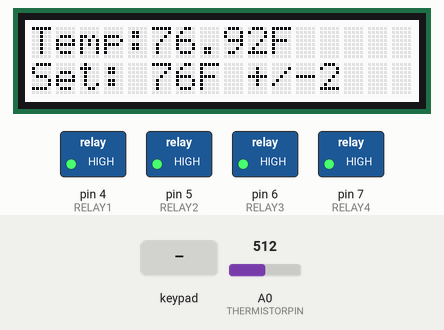
A sketch run on a simulated Arduino Uno, built with avr-gcc and run on an emulated ATmega328P. Shown: 16×2 character LCD, switched loads named in the sketch (green lamp = pin HIGH). Inputs (shaded band) come from the test bench; at power-on: A0 (THERMISTORPIN) = 512. The local clock reads 2024-03-15 10:24:30 at power-on unless the sketch sets it; storage starts empty; EEPROM starts erased; what the sketch prints to the serial monitor is not drawn.

Above: at 2.4 s.
2.5 s: key 'S' pressed
At 3.5 s:
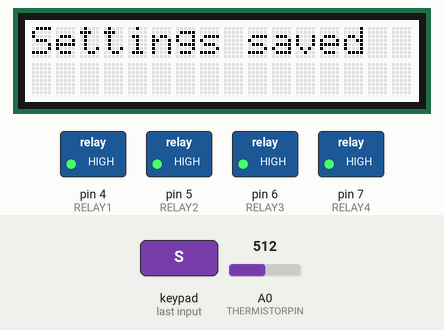
5.2 s: key 'U' pressed
At 5.8 s:
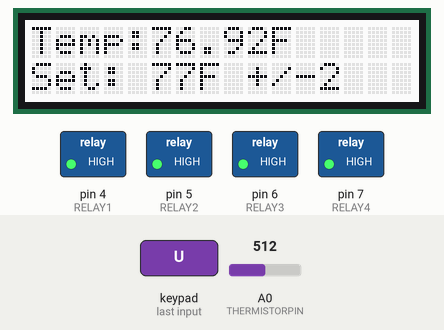
Timing chart, 0 to 8.2 s (numbered marks = the images above; inputs shaded):
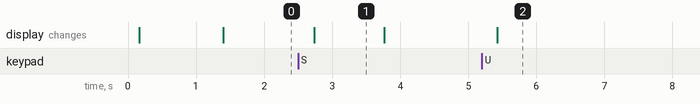

Measured:
- after the input at 2.5 s, the display: changes after 0.23 s (image 1)
- after the input at 5.2 s, the display: changes after 0.23 s (image 2)
- what the display in image 1 shows lasts 1.1 s, from 2.7 s to 3.8 s

The sketch:

Ferment-a-tron_3000.ino
```cpp
// (licence header left out)
//Uncomment the below line to enable serial debugging and memory testing.
#define DEBUG 1


// BEGIN - load EEPROM library so we have persistent storage
#include <EEPROM.h>
// END - load EEPROM library so we have persistent storage


// BEGIN - RGB Shield with buttons includes, objects, and stuff.
#include <Wire.h>
#include <Adafruit_RGBLCDShield.h>
#include <utility/Adafruit_MCP23017.h>

// The shield uses the I2C SCL and SDA pins. On classic Arduinos
// this is Analog 4 and 5 so you can't use those for analogRead() anymore
// However, you can connect other I2C sensors to the I2C bus and share
// the I2C bus.
Adafruit_RGBLCDShield lcd = Adafruit_RGBLCDShield();

// These #defines make it easy to set the backlight color
#define RED 0x1
#define YELLOW 0x3
#define GREEN 0x2
#define TEAL 0x6
#define BLUE 0x4
#define VIOLET 0x5
#define WHITE 0x7
// END - RGB Shield with buttons includes, objects, and stuff.


// BEGIN - load RTC library so we can write useful logs
#include "RTClib.h"
RTC_DS1307 RTC;
String returnDateTime(void);
// END - load RTC library so we can write useful logs


// BEGIN - defines for control of the relays
// These defines set the relay control pins.  They are here to make it easier if someone wires their stack differently.

#define RELAY1 4
#define RELAY2 5
#define RELAY3 6
#define RELAY4 7
// END - defines for control of the relays


// BEGIN - Let's get set up for SD data logging
#include <SPI.h>
#include <SD.h>
// change this to match your SD shield or module;
// Arduino Ethernet shield: pin 4
// Adafruit SD shields and modules: pin 10
// Sparkfun SD shield: pin 8
const int chipSelect = 10;
// set up variables using the SD utility library functions:
Sd2Card card;
SdVolume volume;
SdFile root;
int peltierStatus;
// END - Let's get set up for SD data logging


//// These defines are used in the read_temp_f()  function.
// Defines related to the thermistor being used for temperature readings
// which analog pin to connect
#define THERMISTORPIN A0
// resistance at 25 degrees C
#define THERMISTORNOMINAL 10000
// temp. for nominal resistance (almost always 25 C)
#define TEMPERATURENOMINAL 25
// how many samples to take and average, more takes longer
// but is more 'smooth'
#define NUMSAMPLES 5
// The beta coefficient of the thermistor (usually 3000-4000)
#define BCOEFFICIENT 3950
// the value of the 'other' resistor
#define SERIESRESISTOR 10000
// Let's pre-define our termperature reading subroutine
float read_temp_f(void);
float temp;
void statusDisplay(void);


// This structure is used to read adn write values from EEPROM
struct SettingsObject {
  int setTemperature;
  int driftAllowed;
  int checksum;
};
// This prototype is for the function that reads the above structure from the EEPROM
void readSettingsFromEEPROM(void);
// This prototype is for the function that writes the above structure from the EEPROM
void writeSettingsToEEPROM(void);
// Global storage for the temp and drift settings
int setTemperature;
int driftAllowed;
unsigned long ticktock;


//Making the variable for button status global, rather than create and destroy it every time we call buttonCheck()
uint8_t buttons;
void buttonCheck(void);
void relayControl(void);


void setup() {
#ifdef DEBUG
  Serial.begin(9600);  //Start the serial connection with the computer
                       //to view the result open the serial monitor
  Serial.println(F("Setup..."));
#endif

  // BEGIN - initialize the LCD and wipe it clean
  lcd.begin(16, 2);
  lcd.clear();
  lcd.setCursor(0,0);
  lcd.setBacklight(WHITE);
  // END - initialize the LCD and wipe it clean


// Let's make sure the RTC is there...
// If your RTC needs to be inialized, use the example code supplied in the library.  If you add the time initialization code to
// this sketch, you run the risk of re-setting the clock every time you reset the Arduino.
  if (! RTC.begin()) {
#ifdef DEBUG
    Serial.println(F("Couldn't find RTC"));
#endif
    lcd.print("ERROR: RTC");
    while (1);
  }


  if (! RTC.isrunning()) {
#ifdef DEBUG
    Serial.println(F("RTC is NOT running!"));
#endif
  }


  // BEGIN - setup A0 for temperature readings, and try to load any stored settings
  //         IF there are NO stored settings, we need A0 ready so that the readSettingsFromEEPROM()
  //         function can use the current temp as the default.
  pinMode(A0, INPUT);
  readSettingsFromEEPROM();
  // END - setup A0 for temperature readings, and try to load any stored settings


  // BEGIN - Let's get our relays prepped for action.
  pinMode(RELAY1, OUTPUT);
  digitalWrite(RELAY1,HIGH);

  pinMode(RELAY2, OUTPUT);
  digitalWrite(RELAY2,HIGH);

  pinMode(RELAY3, OUTPUT);
  digitalWrite(RELAY3,HIGH);

  pinMode(RELAY4, OUTPUT);
  digitalWrite(RELAY4,HIGH);
  // END - Let's get our relays prepped for action.


  // BEGIN - Time to set up the SD card and make sure it is there.

#ifdef DEBUG
  Serial.print(F("\nInitializing SD card..."));
#endif

  // we'll use the initialization code from the utility libraries
  // since we're just testing if the card is working!
  if (!card.init(SPI_HALF_SPEED, chipSelect)) {
#ifdef DEBUG
    Serial.println(F("initialization failed. Things to check:"));
    Serial.println(F("* is a card inserted?"));
    Serial.println(F("* is your wiring correct?"));
    Serial.println(F("* did you change the chipSelect pin to match your shield or module?"));
    lcd.print("ERROR: SD");
    while (1);
#endif
  } else if (!SD.begin(chipSelect)) {
#ifdef DEBUG
    Serial.println("Card failed, or not present");
#endif
    lcd.print("ERROR: SD");
    while (1);
  }
else {
#ifdef DEBUG
    Serial.println(F("Wiring is correct and a card is present."));
    Serial.println(F("card initialized."));
#endif
  }

  // Check to see if the log file exists.  If not, we need to initialize the file and write the CSV header line.
  if (!SD.exists("brewtron.csv") ) {
    File dataFile = SD.open("brewtron.csv", FILE_WRITE);

    // if the file is available, write to it:
    if (dataFile) {
      dataFile.println(F("datetime,setting,drift allowed,temperature,status"));
      dataFile.close();
      // print to the serial port too:
#ifdef DEBUG
      Serial.println(F("Writing CSV header: datetime,setting,drift allowed,temperature,status"));
#endif
    }
    // if the file isn't open, pop up an error:
    else {
#ifdef DEBUG
      Serial.println(F("error opening datalog.txt"));
#endif
    }

  }
  else {
#ifdef DEBUG
    Serial.println(F("EXISTS:  brewtron.csv"));
#endif
  }

}

void loop() {
  String dateTime = returnDateTime();
  temp = read_temp_f();
  relayControl();
  statusDisplay();


  // Let's write the logging data
  File dataFile = SD.open("brewtron.csv", FILE_WRITE);

  // if the file is available, write to it:
  if (dataFile) {
    dataFile.print(dateTime);
    dataFile.print(F(","));
    dataFile.print(setTemperature);
    dataFile.print(F(","));
    dataFile.print(driftAllowed);
    dataFile.print(F(","));
    dataFile.print(temp);
    dataFile.print(F(","));
    dataFile.println(peltierStatus);
    dataFile.close();
    // print to the serial port too:
#ifdef DEBUG
    Serial.print(dateTime);
    Serial.print(F(","));
    Serial.print(setTemperature);
    Serial.print(F(","));
    Serial.print(driftAllowed);
    Serial.print(F(","));
    Serial.print(temp);
    Serial.print(F(","));
    Serial.println(peltierStatus);
#endif
  }
  // if the file isn't open, pop up an error:
  else {
#ifdef DEBUG
    Serial.println("error opening datalog.txt");
#endif
  }


  // We 'wait' for a second, but the whole time we are looking for button presses.
  ticktock = millis();
  while ( (ticktock <= millis()) && ((ticktock + 10000 ) >= millis()) ) {
    buttonCheck();
  }
}


void statusDisplay() {
  lcd.clear();

  lcd.setCursor(0,0);
  lcd.print("Temp:");
  lcd.print(temp);
  lcd.print("F");

  lcd.setCursor(0, 1);
  lcd.print("Set: ");
  lcd.print(setTemperature);
  lcd.print(F("F +/-"));
  lcd.print(driftAllowed);

}


void readSettingsFromEEPROM() {

  SettingsObject tempVar; //Variable to store custom object read from EEPROM.
  EEPROM.get(0, tempVar);

  if ( ((tempVar.setTemperature + tempVar.driftAllowed + 69) * 42) != tempVar.checksum) {
    lcd.clear();
    lcd.setCursor(0,0);
    lcd.print("Setting defaults");
    lcd.setBacklight(WHITE);
#ifdef DEBUG
    Serial.println(F("Custom EEPROM object has not been initialized."));
#endif
    setTemperature = (int)read_temp_f();
    driftAllowed = 2;

    lcd.setCursor(0, 1);
    lcd.print(setTemperature);
    lcd.print(F("F +/-"));
    lcd.print(driftAllowed);
    delay(1000);
  }
  else {
    setTemperature = tempVar.setTemperature;
    driftAllowed = tempVar.driftAllowed;
#ifdef DEBUG
    Serial.println(F("Read custom object from EEPROM: "));
    Serial.println(tempVar.setTemperature);
    Serial.println(tempVar.driftAllowed);
    Serial.println(tempVar.checksum);
#endif
  }

}


float read_temp_f(void) {
    int samples[NUMSAMPLES];
      uint8_t i;
      float average;

      // take N samples in a row, with a slight delay
      for (i=0; i< NUMSAMPLES; i++) {
       samples[i] = analogRead(THERMISTORPIN);
       delay(10);
      }

      // average all the samples out
      average = 0;
      for (i=0; i< NUMSAMPLES; i++) {
         average += samples[i];
      }
      average /= NUMSAMPLES;

#ifdef DEBUG
      Serial.print(F("Average analog reading "));
      Serial.println(average);
#endif

      // convert the value to resistance
      average = 1023 / average - 1;
      average = SERIESRESISTOR / average;
#ifdef DEBUG
      Serial.print(F("Thermistor resistance "));
      Serial.println(average);
#endif

      float steinhart;
      steinhart = average / THERMISTORNOMINAL;     // (R/Ro)
      steinhart = log(steinhart);                  // ln(R/Ro)
      steinhart /= BCOEFFICIENT;                   // 1/B * ln(R/Ro)
      steinhart += 1.0 / (TEMPERATURENOMINAL + 273.15); // + (1/To)
      steinhart = 1.0 / steinhart;                 // Invert
      steinhart -= 273.15;                         // convert to C

      float fahrenheit;
      fahrenheit = steinhart * 9 / 5 + 32;

#ifdef DEBUG
      Serial.print(F("Temperature "));
      Serial.print(fahrenheit);
      Serial.println(F(" *F"));
#endif

  return(fahrenheit);

}


void buttonCheck() {
  buttons = lcd.readButtons();

  if (buttons) {
    if (buttons & BUTTON_UP) {
      while (buttons & BUTTON_UP) { buttons = lcd.readButtons(); }
      setTemperature++;
    }
    if (buttons & BUTTON_DOWN) {
      while (buttons & BUTTON_DOWN) { buttons = lcd.readButtons(); }
      setTemperature--;
    }
    if (buttons & BUTTON_LEFT) {
      while (buttons & BUTTON_LEFT) { buttons = lcd.readButtons();}
      if (driftAllowed > 0 ) {
        driftAllowed--;
      }
    }
    if (buttons & BUTTON_RIGHT) {
      while (buttons & BUTTON_RIGHT) { buttons = lcd.readButtons();}
      driftAllowed++;
    }
    if (buttons & BUTTON_SELECT) {
      while (buttons & BUTTON_SELECT) { buttons = lcd.readButtons();}
      writeSettingsToEEPROM();
    }
    statusDisplay();
    relayControl();
  }
}

void writeSettingsToEEPROM() {
  //Data to store.
  SettingsObject tempVar = {
    setTemperature,
    driftAllowed,
    (( setTemperature + driftAllowed + 69) * 42)
  };


  EEPROM.put(0, tempVar);

  lcd.clear();
  lcd.setCursor(0,0);
  lcd.print("Settings saved");
  lcd.setBacklight(WHITE);
  delay(1000);
  lcd.clear();

#ifdef DEBUG
  Serial.println(F("Written custom setings to EEPROM"));
#endif

}


void relayControl() {
  if ( (int)temp < (setTemperature - driftAllowed) ) {
    // Turn on the heat and external fan
    digitalWrite(RELAY1,LOW);
    digitalWrite(RELAY2,HIGH);
    digitalWrite(RELAY3,LOW);
    lcd.setBacklight(RED);
    peltierStatus = 1;
  }
  else if ( (int)temp > (setTemperature + driftAllowed) ) {
    // Turn on the chiller and external fan
    digitalWrite(RELAY1,HIGH);
    digitalWrite(RELAY2,LOW);
    digitalWrite(RELAY3,LOW);
    lcd.setBacklight(BLUE);
    peltierStatus = 2;
  }
  else {
    // Turn off the heat pumps and fans
    digitalWrite(RELAY1,HIGH);
    digitalWrite(RELAY2,HIGH);
    digitalWrite(RELAY3,HIGH);
    lcd.setBacklight(WHITE);
    peltierStatus = 0;
  }
}


String returnDateTime() {
  DateTime now = RTC.now();
  String DateString = "";
  char buf[8];

  sprintf(buf, "%04d", now.year());
  DateString += buf;
  DateString += '/';
  sprintf(buf, "%02d", now.month());
  DateString += buf;
  DateString += '/';
  sprintf(buf, "%02d", now.day());
  DateString += buf;

  DateString += ' ';

  sprintf(buf, "%02d", now.hour());
  DateString += buf;
  DateString += ':';
  sprintf(buf, "%02d", now.minute());
  DateString += buf;
  DateString += ':';
  sprintf(buf, "%02d", now.second());
  DateString += buf;

#ifdef DEBUG
  Serial.println(DateString);
#endif

  return(DateString);

}
```
